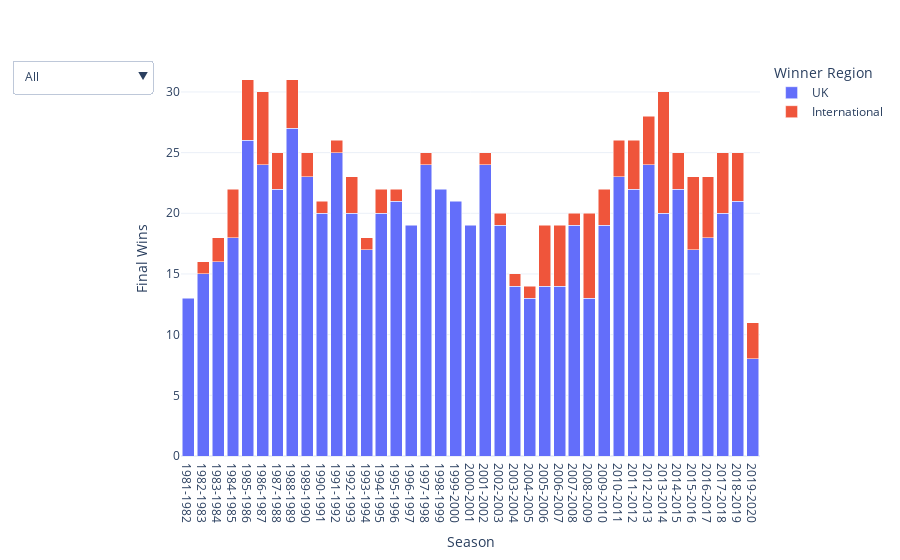

Notebook code for this chart:
### Code cell
fig = px.bar(final_wins_by_season, x='season', y='final_wins', color='winner_region', barmode='stack', title="Final Winners by Season (UK vs International)")

fig.update_layout(
    xaxis_title='Season',
    yaxis_title='Final Wins',
    legend_title='Winner Region',
    template='plotly_white',
    updatemenus=[
        dict(
            buttons=list([
                dict(label="All",
                     method="update",
                     args=[{"visible": [True, True]}, {"title": "All Regions"}]),
                dict(label="UK Only",
                     method="update",
                     args=[{"visible": [True, False]}, {"title": "UK Winners"}]),
                dict(label="International Only",
                     method="update",
                     args=[{"visible": [False, True]}, {"title": "International Winners"}]),
            ]),
            direction="down"
        )
    ]
)

fig.show()

### Figure 1 — Plotly figure (JSON) as saved in the notebook; plotly's stock layout.template omitted (floating-point values rounded to 4 significant figures)
{"data": [{"alignmentgroup": "True", "hovertemplate": "winner_region=UK<br>season=%{x}<br>final_wins=%{y}<extra></extra>", "legendgroup": "UK", "marker": {"color": "#636efa", "pattern": {"shape": ""}}, "name": "UK", "offsetgroup": "UK", "orientation": "v", "showlegend": true, "textposition": "auto", "type": "bar", "x": ["1981-1982", "1982-1983", "1983-1984", "1984-1985", "1985-1986", "1986-1987", "1987-1988", "1988-1989", "1989-1990", "1990-1991", "1991-1992", "1992-1993", "1993-1994", "1994-1995", "1995-1996", "1996-1997", "1997-1998", "1998-1999", "1999-2000", "2000-2001", "2001-2002", "2002-2003", "2003-2004", "2004-2005", "2005-2006", "2006-2007", "2007-2008", "2008-2009", "2009-2010", "2010-2011", "2011-2012", "2012-2013", "2013-2014", "2014-2015", "2015-2016", "2016-2017", "2017-2018", "2018-2019", "2019-2020"], "xaxis": "x", "y": [13, 15, 16, 18, 26, 24, 22, 27, 23, 20, 25, 20, 17, 20, 21, 19, 24, 22, 21, 19, 24, 19, 14, 13, 14, 14, 19, 13, 19, 23, 22, 24, 20, 22, 17, 18, 20, 21, 8], "yaxis": "y"}, {"alignmentgroup": "True", "hovertemplate": "winner_region=International<br>season=%{x}<br>final_wins=%{y}<extra></extra>", "legendgroup": "International", "marker": {"color": "#EF553B", "pattern": {"shape": ""}}, "name": "International", "offsetgroup": "International", "orientation": "v", "showlegend": true, "textposition": "auto", "type": "bar", "x": ["1982-1983", "1983-1984", "1984-1985", "1985-1986", "1986-1987", "1987-1988", "1988-1989", "1989-1990", "1990-1991", "1991-1992", "1992-1993", "1993-1994", "1994-1995", "1995-1996", "1997-1998", "2001-2002", "2002-2003", "2003-2004", "2004-2005", "2005-2006", "2006-2007", "2007-2008", "2008-2009", "2009-2010", "2010-2011", "2011-2012", "2012-2013", "2013-2014", "2014-2015", "2015-2016", "2016-2017", "2017-2018", "2018-2019", "2019-2020"], "xaxis": "x", "y": [1, 2, 4, 5, 6, 3, 4, 2, 1, 1, 3, 1, 2, 1, 1, 1, 1, 1, 1, 5, 5, 1, 7, 3, 3, 4, 4, 10, 3, 6, 5, 5, 4, 3], "yaxis": "y"}], "layout": {"barmode": "stack", "legend": {"title": {"text": "Winner Region"}, "tracegroupgap": 0}, "margin": {"t": 60}, "updatemenus": [{"buttons": [{"args": [{"visible": [true, true]}, {"title": "All Regions"}], "label": "All", "method": "update"}, {"args": [{"visible": [true, false]}, {"title": "UK Winners"}], "label": "UK Only", "method": "update"}, {"args": [{"visible": [false, true]}, {"title": "International Winners"}], "label": "International Only", "method": "update"}], "direction": "down"}], "xaxis": {"anchor": "y", "domain": [0, 1], "title": {"text": "Season"}}, "yaxis": {"anchor": "x", "domain": [0, 1], "title": {"text": "Final Wins"}}}}
